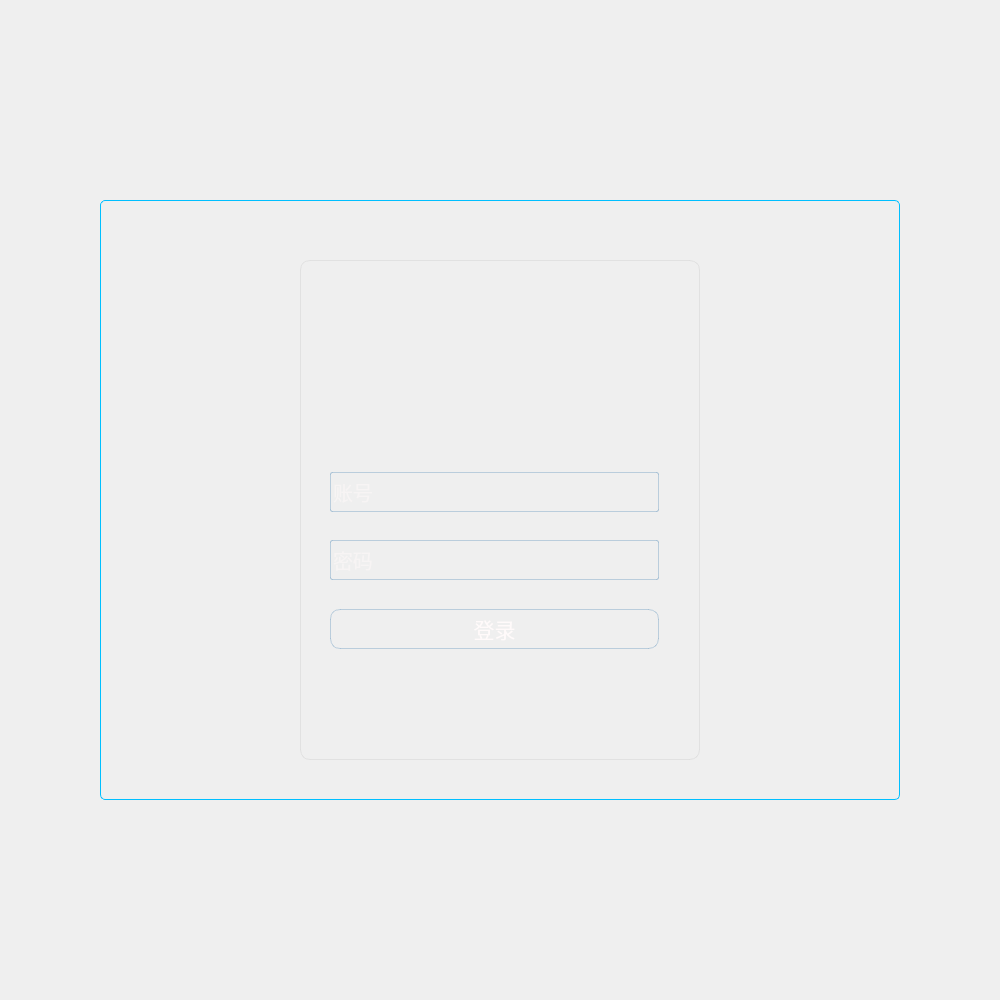
<?xml version="1.0" encoding="UTF-8"?>
<ui version="4.0">
 <class>Widget</class>
 <widget class="QWidget" name="Widget">
  <property name="geometry">
   <rect>
    <x>0</x>
    <y>0</y>
    <width>1000</width>
    <height>1000</height>
   </rect>
  </property>
  <property name="windowTitle">
   <string>Widget</string>
  </property>
  <widget class="QFrame" name="frame">
   <property name="geometry">
    <rect>
     <x>100</x>
     <y>200</y>
     <width>800</width>
     <height>600</height>
    </rect>
   </property>
   <property name="minimumSize">
    <size>
     <width>800</width>
     <height>600</height>
    </size>
   </property>
   <property name="maximumSize">
    <size>
     <width>780</width>
     <height>600</height>
    </size>
   </property>
   <property name="styleSheet">
    <string notr="true">QFrame#frame{
/*frame是整个widget里面的容器，用于放置控件 整体拖动*/
/*背景图片*/
background-image: url(:/new/prefix1/loginBackgrounf.png);
/*边缘圆角半径设置*/
border: 1px solid rgba(0,191,255, 255);
border-radius:5px; 
}</string>
   </property>
   <property name="frameShape">
    <enum>QFrame::StyledPanel</enum>
   </property>
   <property name="frameShadow">
    <enum>QFrame::Raised</enum>
   </property>
   <widget class="QWidget" name="horizontalLayoutWidget">
    <property name="geometry">
     <rect>
      <x>730</x>
      <y>0</y>
      <width>71</width>
      <height>31</height>
     </rect>
    </property>
    <layout class="QHBoxLayout" name="horizontalLayout">
     <item>
      <widget class="QLabel" name="mim">
       <property name="minimumSize">
        <size>
         <width>28</width>
         <height>28</height>
        </size>
       </property>
       <property name="maximumSize">
        <size>
         <width>28</width>
         <height>28</height>
        </size>
       </property>
       <property name="cursor">
        <cursorShape>PointingHandCursor</cursorShape>
       </property>
       <property name="text">
        <string/>
       </property>
       <property name="pixmap">
        <pixmap resource="Resource.qrc">:/new/prefix1/mim.png</pixmap>
       </property>
      </widget>
     </item>
     <item>
      <widget class="QLabel" name="close">
       <property name="minimumSize">
        <size>
         <width>28</width>
         <height>28</height>
        </size>
       </property>
       <property name="maximumSize">
        <size>
         <width>28</width>
         <height>28</height>
        </size>
       </property>
       <property name="cursor">
        <cursorShape>PointingHandCursor</cursorShape>
       </property>
       <property name="text">
        <string/>
       </property>
       <property name="pixmap">
        <pixmap resource="Resource.qrc">:/new/prefix1/close.png</pixmap>
       </property>
      </widget>
     </item>
    </layout>
   </widget>
   <widget class="QStackedWidget" name="stackedWidget">
    <property name="geometry">
     <rect>
      <x>10</x>
      <y>40</y>
      <width>780</width>
      <height>550</height>
     </rect>
    </property>
    <property name="minimumSize">
     <size>
      <width>780</width>
      <height>550</height>
     </size>
    </property>
    <property name="maximumSize">
     <size>
      <width>780</width>
      <height>550</height>
     </size>
    </property>
    <property name="currentIndex">
     <number>0</number>
    </property>
    <widget class="QWidget" name="page">
     <widget class="QWidget" name="gridLayoutWidget">
      <property name="geometry">
       <rect>
        <x>180</x>
        <y>10</y>
        <width>421</width>
        <height>521</height>
       </rect>
      </property>
      <layout class="QGridLayout" name="gridLayout">
       <item row="0" column="0">
        <widget class="QWidget" name="widget" native="true">
         <property name="minimumSize">
          <size>
           <width>400</width>
           <height>500</height>
          </size>
         </property>
         <property name="maximumSize">
          <size>
           <width>400</width>
           <height>500</height>
          </size>
         </property>
         <property name="styleSheet">
          <string notr="true">/*放置gif 的widget窗口*/
QWidget#widget{
background-image: url(:/new/prefix1/introduction.png);/*设置背景图片*/
border-radius:10px;/*设置圆角半径*/
border-style:outset;/*设置边框*/
border: 1px solid rgba(220,220,220, 200);
}</string>
         </property>
         <widget class="QWidget" name="gridLayoutWidget_2">
          <property name="geometry">
           <rect>
            <x>120</x>
            <y>30</y>
            <width>151</width>
            <height>141</height>
           </rect>
          </property>
          <layout class="QGridLayout" name="gridLayout_2">
           <item row="0" column="0">
            <widget class="QLabel" name="userImage">
             <property name="minimumSize">
              <size>
               <width>100</width>
               <height>100</height>
              </size>
             </property>
             <property name="maximumSize">
              <size>
               <width>100</width>
               <height>100</height>
              </size>
             </property>
             <property name="text">
              <string/>
             </property>
             <property name="pixmap">
              <pixmap resource="Resource.qrc">:/new/prefix1/user.png</pixmap>
             </property>
            </widget>
           </item>
          </layout>
         </widget>
         <widget class="QWidget" name="verticalLayoutWidget">
          <property name="geometry">
           <rect>
            <x>30</x>
            <y>190</y>
            <width>331</width>
            <height>221</height>
           </rect>
          </property>
          <layout class="QVBoxLayout" name="verticalLayout">
           <item>
            <spacer name="verticalSpacer">
             <property name="orientation">
              <enum>Qt::Vertical</enum>
             </property>
             <property name="sizeHint" stdset="0">
              <size>
               <width>20</width>
               <height>40</height>
              </size>
             </property>
            </spacer>
           </item>
           <item>
            <widget class="QLineEdit" name="accountLineEdit">
             <property name="minimumSize">
              <size>
               <width>329</width>
               <height>40</height>
              </size>
             </property>
             <property name="maximumSize">
              <size>
               <width>329</width>
               <height>40</height>
              </size>
             </property>
             <property name="font">
              <font>
               <family>Arial</family>
               <pointsize>15</pointsize>
              </font>
             </property>
             <property name="styleSheet">
              <string notr="true"> /*文本输入框 账号输入*/
QLineEdit{
/*非悬浮时颜色设置*/
color:#FFFAFA;
border-style:outset;/*设置边框*/
background-color: rgba(255,255,255,0);
border-radius:2px;/*边框圆角半径设置*/
border: 1px solid rgba(70,130,180, 80)

}
QLineEdit::hover
{
/*悬浮时颜色设置*/
background-color:rgba(135,206,250, 255);
}</string>
             </property>
             <property name="maxLength">
              <number>25</number>
             </property>
             <property name="placeholderText">
              <string>账号</string>
             </property>
             <property name="clearButtonEnabled">
              <bool>true</bool>
             </property>
            </widget>
           </item>
           <item>
            <spacer name="verticalSpacer_3">
             <property name="orientation">
              <enum>Qt::Vertical</enum>
             </property>
             <property name="sizeHint" stdset="0">
              <size>
               <width>20</width>
               <height>40</height>
              </size>
             </property>
            </spacer>
           </item>
           <item>
            <widget class="QLineEdit" name="passwordLineEdit">
             <property name="minimumSize">
              <size>
               <width>329</width>
               <height>40</height>
              </size>
             </property>
             <property name="maximumSize">
              <size>
               <width>329</width>
               <height>40</height>
              </size>
             </property>
             <property name="font">
              <font>
               <family>Arial</family>
               <pointsize>15</pointsize>
              </font>
             </property>
             <property name="styleSheet">
              <string notr="true"> /*文本输入框 账号输入*/
QLineEdit{
/*非悬浮时颜色设置*/
color:#FFFAFA;
border-style:outset;/*设置边框*/
background-color: rgba(255,255,255,0);
border-radius:2px;/*边框圆角半径设置*/
border: 1px solid rgba(70,130,180, 80)

}
QLineEdit::hover
{
/*悬浮时颜色设置*/
background-color:rgba(135,206,250, 255);
}</string>
             </property>
             <property name="maxLength">
              <number>25</number>
             </property>
             <property name="echoMode">
              <enum>QLineEdit::Password</enum>
             </property>
             <property name="placeholderText">
              <string>密码</string>
             </property>
             <property name="clearButtonEnabled">
              <bool>true</bool>
             </property>
            </widget>
           </item>
           <item>
            <spacer name="verticalSpacer_4">
             <property name="orientation">
              <enum>Qt::Vertical</enum>
             </property>
             <property name="sizeHint" stdset="0">
              <size>
               <width>20</width>
               <height>40</height>
              </size>
             </property>
            </spacer>
           </item>
           <item>
            <widget class="QPushButton" name="logInButton">
             <property name="minimumSize">
              <size>
               <width>329</width>
               <height>40</height>
              </size>
             </property>
             <property name="maximumSize">
              <size>
               <width>329</width>
               <height>40</height>
              </size>
             </property>
             <property name="font">
              <font>
               <family>Arial</family>
               <pointsize>16</pointsize>
              </font>
             </property>
             <property name="cursor">
              <cursorShape>PointingHandCursor</cursorShape>
             </property>
             <property name="styleSheet">
              <string notr="true">/*登录按钮*/
QPushButton{
/*静置时设置*/
color:#FFFAFA;/*字体颜色设置*/
background-color:rgba(70,130,180, 0);/*背景颜色设置*/  
border-style:outset;/*背景颜色设置*/
border-radius:10px;/*边框圆角半径设置*/
border: 1px solid rgba(70,130,180, 80)
}

QPushButton:hover{
/*悬停时设置*/ /*由于与内部代码有冲突 已弃用*/
background-color:rgba(135,206,250, 255);
border-style:outset;/*边框设置*/
}
QPushButton:pressed{
/*按压时设置*/
background-color:rgba(173,216,230, 255);
/*背景颜色设置*/
border-style:inset;/*边框设置*/
}</string>
             </property>
             <property name="text">
              <string>登录</string>
             </property>
            </widget>
           </item>
           <item>
            <spacer name="verticalSpacer_2">
             <property name="orientation">
              <enum>Qt::Vertical</enum>
             </property>
             <property name="sizeHint" stdset="0">
              <size>
               <width>20</width>
               <height>40</height>
              </size>
             </property>
            </spacer>
           </item>
          </layout>
         </widget>
        </widget>
       </item>
      </layout>
     </widget>
    </widget>
    <widget class="QWidget" name="page_2">
     <widget class="QWidget" name="widget_3" native="true">
      <property name="geometry">
       <rect>
        <x>170</x>
        <y>30</y>
        <width>601</width>
        <height>361</height>
       </rect>
      </property>
      <property name="styleSheet">
       <string notr="true">/*放置gif 的widget窗口*/
QWidget#widget_3{
background-image: url(:/new/prefix1/w2.png);/*设置背景图片*/
border-radius:10px;/*设置圆角半径*/
border-style:outset;/*设置边框*/
border: 1px solid rgba(220,220,220, 200);
}</string>
      </property>
      <widget class="QTextEdit" name="display_screen">
       <property name="geometry">
        <rect>
         <x>10</x>
         <y>10</y>
         <width>581</width>
         <height>341</height>
        </rect>
       </property>
       <property name="minimumSize">
        <size>
         <width>0</width>
         <height>0</height>
        </size>
       </property>
       <property name="maximumSize">
        <size>
         <width>16777215</width>
         <height>16777215</height>
        </size>
       </property>
       <property name="font">
        <font>
         <family>楷体</family>
         <pointsize>11</pointsize>
         <italic>false</italic>
        </font>
       </property>
       <property name="cursor" stdset="0">
        <cursorShape>ArrowCursor</cursorShape>
       </property>
       <property name="mouseTracking">
        <bool>false</bool>
       </property>
       <property name="focusPolicy">
        <enum>Qt::NoFocus</enum>
       </property>
       <property name="styleSheet">
        <string notr="true">color:#FFFAFA;/*字体颜色设置*/
background-color: rgba(255,255,255,0);
border-style:inset;/*背景颜色设置*/
border-radius:2px;/*边框圆角半径设置*/
border: 1px solid rgba(70,130,180, 80);</string>
       </property>
       <property name="readOnly">
        <bool>true</bool>
       </property>
      </widget>
     </widget>
     <widget class="QWidget" name="horizontalLayoutWidget_2">
      <property name="geometry">
       <rect>
        <x>20</x>
        <y>400</y>
        <width>751</width>
        <height>101</height>
       </rect>
      </property>
      <layout class="QHBoxLayout" name="horizontalLayout_2">
       <item>
        <widget class="QPushButton" name="send_button">
         <property name="minimumSize">
          <size>
           <width>120</width>
           <height>99</height>
          </size>
         </property>
         <property name="maximumSize">
          <size>
           <width>120</width>
           <height>99</height>
          </size>
         </property>
         <property name="font">
          <font>
           <family>Arial</family>
           <pointsize>16</pointsize>
          </font>
         </property>
         <property name="cursor">
          <cursorShape>PointingHandCursor</cursorShape>
         </property>
         <property name="styleSheet">
          <string notr="true">/*登录按钮*/
QPushButton{
/*静置时设置*/
color:#FFFAFA;/*字体颜色设置*/
background-color:rgba(70,130,180, 0);/*背景颜色设置*/  
border-style:outset;/*背景颜色设置*/
border-radius:10px;/*边框圆角半径设置*/
border: 1px solid rgba(70,130,180, 80)
}

QPushButton:hover{
/*悬停时设置*/ /*由于与内部代码有冲突 已弃用*/
background-color:rgba(135,206,250, 255);
border-style:outset;/*边框设置*/
}
QPushButton:pressed{
/*按压时设置*/
background-color:rgba(173,216,230, 255);
/*背景颜色设置*/
border-style:inset;/*边框设置*/
}</string>
         </property>
         <property name="text">
          <string>发送通知</string>
         </property>
        </widget>
       </item>
       <item>
        <spacer name="horizontalSpacer">
         <property name="orientation">
          <enum>Qt::Horizontal</enum>
         </property>
         <property name="sizeHint" stdset="0">
          <size>
           <width>40</width>
           <height>20</height>
          </size>
         </property>
        </spacer>
       </item>
       <item>
        <widget class="QTextEdit" name="message_textEdit">
         <property name="minimumSize">
          <size>
           <width>600</width>
           <height>99</height>
          </size>
         </property>
         <property name="maximumSize">
          <size>
           <width>600</width>
           <height>99</height>
          </size>
         </property>
         <property name="font">
          <font>
           <family>楷体</family>
           <pointsize>11</pointsize>
           <italic>false</italic>
          </font>
         </property>
         <property name="styleSheet">
          <string notr="true">color:#FFFAFA;/*字体颜色设置*/
background-color: rgba(255,255,255,0);
border-style:inset;/*背景颜色设置*/
border-radius:2px;/*边框圆角半径设置*/
border: 1px solid rgba(70,130,180, 80);</string>
         </property>
        </widget>
       </item>
      </layout>
     </widget>
     <widget class="QWidget" name="widget_2" native="true">
      <property name="geometry">
       <rect>
        <x>9</x>
        <y>30</y>
        <width>141</width>
        <height>360</height>
       </rect>
      </property>
      <property name="minimumSize">
       <size>
        <width>130</width>
        <height>360</height>
       </size>
      </property>
      <property name="styleSheet">
       <string notr="true">/*放置gif 的widget窗口*/
QWidget#widget_2{
background-image: url(:/new/prefix1/w1.png);/*设置背景图片*/
border-radius:10px;/*设置圆角半径*/
border-style:outset;/*设置边框*/
border: 1px solid rgba(220,220,220, 200);
}</string>
      </property>
      <widget class="QWidget" name="verticalLayoutWidget_2">
       <property name="geometry">
        <rect>
         <x>10</x>
         <y>0</y>
         <width>122</width>
         <height>361</height>
        </rect>
       </property>
       <layout class="QVBoxLayout" name="verticalLayout_2">
        <item>
         <spacer name="verticalSpacer_8">
          <property name="orientation">
           <enum>Qt::Vertical</enum>
          </property>
          <property name="sizeHint" stdset="0">
           <size>
            <width>20</width>
            <height>20</height>
           </size>
          </property>
         </spacer>
        </item>
        <item>
         <spacer name="verticalSpacer_11">
          <property name="orientation">
           <enum>Qt::Vertical</enum>
          </property>
          <property name="sizeHint" stdset="0">
           <size>
            <width>20</width>
            <height>3</height>
           </size>
          </property>
         </spacer>
        </item>
        <item>
         <widget class="QPushButton" name="startButton">
          <property name="minimumSize">
           <size>
            <width>120</width>
            <height>45</height>
           </size>
          </property>
          <property name="maximumSize">
           <size>
            <width>120</width>
            <height>45</height>
           </size>
          </property>
          <property name="font">
           <font>
            <family>Arial</family>
            <pointsize>16</pointsize>
           </font>
          </property>
          <property name="cursor">
           <cursorShape>PointingHandCursor</cursorShape>
          </property>
          <property name="styleSheet">
           <string notr="true">/*登录按钮*/
QPushButton{
/*静置时设置*/
color:#FFFAFA;/*字体颜色设置*/
background-color:rgba(70,130,180, 0);/*背景颜色设置*/  
border-style:outset;/*背景颜色设置*/
border-radius:10px;/*边框圆角半径设置*/
border: 1px solid rgba(70,130,180, 80)
}

QPushButton:hover{
/*悬停时设置*/ /*由于与内部代码有冲突 已弃用*/
background-color:rgba(135,206,250, 255);
border-style:outset;/*边框设置*/
}
QPushButton:pressed{
/*按压时设置*/
background-color:rgba(173,216,230, 255);
/*背景颜色设置*/
border-style:inset;/*边框设置*/
}</string>
          </property>
          <property name="text">
           <string>开启服务</string>
          </property>
         </widget>
        </item>
        <item>
         <spacer name="verticalSpacer_5">
          <property name="orientation">
           <enum>Qt::Vertical</enum>
          </property>
          <property name="sizeHint" stdset="0">
           <size>
            <width>20</width>
            <height>40</height>
           </size>
          </property>
         </spacer>
        </item>
        <item>
         <widget class="QPushButton" name="close_button">
          <property name="minimumSize">
           <size>
            <width>120</width>
            <height>45</height>
           </size>
          </property>
          <property name="maximumSize">
           <size>
            <width>120</width>
            <height>45</height>
           </size>
          </property>
          <property name="font">
           <font>
            <family>Arial</family>
            <pointsize>16</pointsize>
           </font>
          </property>
          <property name="cursor">
           <cursorShape>PointingHandCursor</cursorShape>
          </property>
          <property name="styleSheet">
           <string notr="true">/*登录按钮*/
QPushButton{
/*静置时设置*/
color:#FFFAFA;/*字体颜色设置*/
background-color:rgba(70,130,180, 0);/*背景颜色设置*/  
border-style:outset;/*背景颜色设置*/
border-radius:10px;/*边框圆角半径设置*/
border: 1px solid rgba(70,130,180, 80)
}

QPushButton:hover{
/*悬停时设置*/ /*由于与内部代码有冲突 已弃用*/
background-color:rgba(135,206,250, 255);
border-style:outset;/*边框设置*/
}
QPushButton:pressed{
/*按压时设置*/
background-color:rgba(173,216,230, 255);
/*背景颜色设置*/
border-style:inset;/*边框设置*/
}</string>
          </property>
          <property name="text">
           <string>关闭服务</string>
          </property>
         </widget>
        </item>
        <item>
         <spacer name="verticalSpacer_6">
          <property name="orientation">
           <enum>Qt::Vertical</enum>
          </property>
          <property name="sizeHint" stdset="0">
           <size>
            <width>20</width>
            <height>40</height>
           </size>
          </property>
         </spacer>
        </item>
        <item>
         <widget class="QPushButton" name="clear_button">
          <property name="minimumSize">
           <size>
            <width>120</width>
            <height>45</height>
           </size>
          </property>
          <property name="maximumSize">
           <size>
            <width>120</width>
            <height>45</height>
           </size>
          </property>
          <property name="font">
           <font>
            <family>Arial</family>
            <pointsize>16</pointsize>
           </font>
          </property>
          <property name="cursor">
           <cursorShape>PointingHandCursor</cursorShape>
          </property>
          <property name="styleSheet">
           <string notr="true">/*登录按钮*/
QPushButton{
/*静置时设置*/
color:#FFFAFA;/*字体颜色设置*/
background-color:rgba(70,130,180, 0);/*背景颜色设置*/  
border-style:outset;/*背景颜色设置*/
border-radius:10px;/*边框圆角半径设置*/
border: 1px solid rgba(70,130,180, 80)
}

QPushButton:hover{
/*悬停时设置*/ /*由于与内部代码有冲突 已弃用*/
background-color:rgba(135,206,250, 255);
border-style:outset;/*边框设置*/
}
QPushButton:pressed{
/*按压时设置*/
background-color:rgba(173,216,230, 255);
/*背景颜色设置*/
border-style:inset;/*边框设置*/
}</string>
          </property>
          <property name="text">
           <string>清空屏幕</string>
          </property>
         </widget>
        </item>
        <item>
         <spacer name="verticalSpacer_10">
          <property name="orientation">
           <enum>Qt::Vertical</enum>
          </property>
          <property name="sizeHint" stdset="0">
           <size>
            <width>20</width>
            <height>40</height>
           </size>
          </property>
         </spacer>
        </item>
        <item>
         <widget class="QPushButton" name="userView">
          <property name="minimumSize">
           <size>
            <width>120</width>
            <height>45</height>
           </size>
          </property>
          <property name="maximumSize">
           <size>
            <width>120</width>
            <height>45</height>
           </size>
          </property>
          <property name="font">
           <font>
            <family>Arial</family>
            <pointsize>16</pointsize>
           </font>
          </property>
          <property name="cursor">
           <cursorShape>PointingHandCursor</cursorShape>
          </property>
          <property name="styleSheet">
           <string notr="true">/*登录按钮*/
QPushButton{
/*静置时设置*/
color:#FFFAFA;/*字体颜色设置*/
background-color:rgba(70,130,180, 0);/*背景颜色设置*/  
border-style:outset;/*背景颜色设置*/
border-radius:10px;/*边框圆角半径设置*/
border: 1px solid rgba(70,130,180, 80)
}

QPushButton:hover{
/*悬停时设置*/ /*由于与内部代码有冲突 已弃用*/
background-color:rgba(135,206,250, 255);
border-style:outset;/*边框设置*/
}
QPushButton:pressed{
/*按压时设置*/
background-color:rgba(173,216,230, 255);
/*背景颜色设置*/
border-style:inset;/*边框设置*/
}</string>
          </property>
          <property name="text">
           <string>查看用户</string>
          </property>
         </widget>
        </item>
        <item>
         <spacer name="verticalSpacer_7">
          <property name="orientation">
           <enum>Qt::Vertical</enum>
          </property>
          <property name="sizeHint" stdset="0">
           <size>
            <width>20</width>
            <height>40</height>
           </size>
          </property>
         </spacer>
        </item>
        <item>
         <widget class="QPushButton" name="pushButton">
          <property name="minimumSize">
           <size>
            <width>120</width>
            <height>45</height>
           </size>
          </property>
          <property name="maximumSize">
           <size>
            <width>120</width>
            <height>45</height>
           </size>
          </property>
          <property name="font">
           <font>
            <family>Arial</family>
            <pointsize>16</pointsize>
           </font>
          </property>
          <property name="cursor">
           <cursorShape>PointingHandCursor</cursorShape>
          </property>
          <property name="styleSheet">
           <string notr="true">/*登录按钮*/
QPushButton{
/*静置时设置*/
color:#FFFAFA;/*字体颜色设置*/
background-color:rgba(70,130,180, 0);/*背景颜色设置*/  
border-style:outset;/*背景颜色设置*/
border-radius:10px;/*边框圆角半径设置*/
border: 1px solid rgba(70,130,180, 80)
}

QPushButton:hover{
/*悬停时设置*/ /*由于与内部代码有冲突 已弃用*/
background-color:rgba(135,206,250, 255);
border-style:outset;/*边框设置*/
}
QPushButton:pressed{
/*按压时设置*/
background-color:rgba(173,216,230, 255);
/*背景颜色设置*/
border-style:inset;/*边框设置*/
}</string>
          </property>
          <property name="text">
           <string>重置状态</string>
          </property>
         </widget>
        </item>
        <item>
         <spacer name="verticalSpacer_12">
          <property name="orientation">
           <enum>Qt::Vertical</enum>
          </property>
          <property name="sizeHint" stdset="0">
           <size>
            <width>20</width>
            <height>3</height>
           </size>
          </property>
         </spacer>
        </item>
        <item>
         <spacer name="verticalSpacer_9">
          <property name="orientation">
           <enum>Qt::Vertical</enum>
          </property>
          <property name="sizeHint" stdset="0">
           <size>
            <width>20</width>
            <height>20</height>
           </size>
          </property>
         </spacer>
        </item>
       </layout>
      </widget>
     </widget>
     <widget class="QLabel" name="tip_Label">
      <property name="geometry">
       <rect>
        <x>630</x>
        <y>510</y>
        <width>148</width>
        <height>29</height>
       </rect>
      </property>
      <property name="font">
       <font>
        <family>微软雅黑</family>
        <pointsize>12</pointsize>
        <italic>true</italic>
       </font>
      </property>
      <property name="styleSheet">
       <string notr="true">/*qlable 自定义点击按钮 找回密码*/
color:#FFE4E1;/*设置字体颜色 以备不时之需*/</string>
      </property>
      <property name="text">
       <string>服务器状态：关闭</string>
      </property>
     </widget>
    </widget>
    <widget class="QWidget" name="page_3">
     <widget class="QTableView" name="tableView">
      <property name="geometry">
       <rect>
        <x>20</x>
        <y>49</y>
        <width>750</width>
        <height>411</height>
       </rect>
      </property>
      <property name="minimumSize">
       <size>
        <width>750</width>
        <height>0</height>
       </size>
      </property>
      <property name="maximumSize">
       <size>
        <width>750</width>
        <height>450</height>
       </size>
      </property>
      <property name="font">
       <font>
        <family>Californian FB</family>
        <pointsize>11</pointsize>
       </font>
      </property>
      <property name="styleSheet">
       <string notr="true">QTableView {
 background-color:rgba(152,198,230, 255);
 border-style:inset;/*背景颜色设置*/
 border-radius:2px;/*边框圆角半径设置*/ 
 border: 1px solid rgba(70,130,180, 80);
 gridline-color: #DCDCDC;
}
QHeaderView::section {
    background-color: rgba(135,206,250, 255);
    color: #FFE4E1;
    padding: 4px;
}
QTableView::item:selected {
    background-color: rgba(135,206,250, 255);
}
QTableView::item:hover {
    background-color: rgba(173,216,230, 255);
}


/* 基于天蓝色背景的滚轮样式 */

/* 垂直滚轮 */
QTableView QScrollBar:vertical {
    border: none;
    background: rgba(173, 216, 230, 0.5); /* 半透明的天蓝色，使其与背景协调但又有所区别 */
    width: 12px;
    margin: 10px 0 10px 0;
}

/* 水平滚轮 */
QTableView QScrollBar:horizontal {
    border: none;
    background: rgba(173, 216, 230, 0.5);
    height: 12px;
    margin: 0 10px 0 10px;
}

/* 滚轮手柄 */
QTableView QScrollBar::handle:vertical {
    background: rgba(100, 149, 237, 0.7); /* 深蓝色，与背景形成对比 */
    min-height: 20px;
}

QTableView QScrollBar::handle:horizontal {
    background: rgba(100, 149, 237, 0.7);
    min-width: 20px;
}

/* 滚轮的上下按钮 */
QTableView QScrollBar::add-line:vertical, QTableView QScrollBar::sub-line:vertical {
    border: none;
    background: none;
    height: 0;
}

QTableView QScrollBar::add-line:horizontal, QTableView QScrollBar::sub-line:horizontal {
    border: none;
    background: none;
    width: 0;
}

/* 滚轮的箭头（这里我们隐藏它们，因为它们可能会使滚动感觉不太顺畅） */
QTableView QScrollBar::up-arrow:vertical, QTableView QScrollBar::down-arrow:vertical, QTableView QScrollBar::left-arrow:horizontal, QTableView QScrollBar::right-arrow:horizontal {
    width: 0;
    height: 0;
    background: none;
}



</string>
      </property>
      <property name="gridStyle">
       <enum>Qt::CustomDashLine</enum>
      </property>
      <property name="sortingEnabled">
       <bool>true</bool>
      </property>
      <property name="cornerButtonEnabled">
       <bool>true</bool>
      </property>
     </widget>
     <widget class="QPushButton" name="returnBack">
      <property name="geometry">
       <rect>
        <x>20</x>
        <y>490</y>
        <width>120</width>
        <height>45</height>
       </rect>
      </property>
      <property name="minimumSize">
       <size>
        <width>120</width>
        <height>45</height>
       </size>
      </property>
      <property name="maximumSize">
       <size>
        <width>120</width>
        <height>45</height>
       </size>
      </property>
      <property name="font">
       <font>
        <family>Arial</family>
        <pointsize>16</pointsize>
       </font>
      </property>
      <property name="cursor">
       <cursorShape>PointingHandCursor</cursorShape>
      </property>
      <property name="styleSheet">
       <string notr="true">/*登录按钮*/
QPushButton{
/*静置时设置*/
color:#FFFAFA;/*字体颜色设置*/
background-color:rgba(70,130,180, 0);/*背景颜色设置*/  
border-style:outset;/*背景颜色设置*/
border-radius:10px;/*边框圆角半径设置*/
border: 1px solid rgba(70,130,180, 80)
}

QPushButton:hover{
/*悬停时设置*/ /*由于与内部代码有冲突 已弃用*/
background-color:rgba(135,206,250, 255);
border-style:outset;/*边框设置*/
}
QPushButton:pressed{
/*按压时设置*/
background-color:rgba(173,216,230, 255);
/*背景颜色设置*/
border-style:inset;/*边框设置*/
}</string>
      </property>
      <property name="text">
       <string>返回</string>
      </property>
     </widget>
     <widget class="QLineEdit" name="searchLineEdit_2">
      <property name="geometry">
       <rect>
        <x>20</x>
        <y>10</y>
        <width>191</width>
        <height>31</height>
       </rect>
      </property>
      <property name="minimumSize">
       <size>
        <width>0</width>
        <height>0</height>
       </size>
      </property>
      <property name="maximumSize">
       <size>
        <width>16777215</width>
        <height>16777215</height>
       </size>
      </property>
      <property name="font">
       <font>
        <family>微软雅黑</family>
        <pointsize>10</pointsize>
       </font>
      </property>
      <property name="styleSheet">
       <string notr="true"> /*文本输入框 账号输入*/
QLineEdit{
/*非悬浮时颜色设置*/
color:#000000;
background-color: rgba(255,255,255,0);
border-style:outset;/*设置边框*/
border-radius:2px;/*边框圆角半径设置*/
border: 1px solid rgba(70,130,180, 100);
}
QLineEdit::hover
{
/*悬浮时颜色设置*/
background-color:rgba(135,206,250, 255);
}</string>
      </property>
      <property name="maxLength">
       <number>25</number>
      </property>
      <property name="placeholderText">
       <string>键入用户名搜索</string>
      </property>
      <property name="clearButtonEnabled">
       <bool>true</bool>
      </property>
     </widget>
     <widget class="QLabel" name="search">
      <property name="geometry">
       <rect>
        <x>220</x>
        <y>10</y>
        <width>28</width>
        <height>28</height>
       </rect>
      </property>
      <property name="minimumSize">
       <size>
        <width>28</width>
        <height>28</height>
       </size>
      </property>
      <property name="maximumSize">
       <size>
        <width>28</width>
        <height>28</height>
       </size>
      </property>
      <property name="cursor">
       <cursorShape>PointingHandCursor</cursorShape>
      </property>
      <property name="text">
       <string/>
      </property>
      <property name="pixmap">
       <pixmap resource="Resource.qrc">:/new/prefix1/search.png</pixmap>
      </property>
     </widget>
     <widget class="QPushButton" name="returnToSum">
      <property name="geometry">
       <rect>
        <x>680</x>
        <y>10</y>
        <width>81</width>
        <height>31</height>
       </rect>
      </property>
      <property name="minimumSize">
       <size>
        <width>0</width>
        <height>0</height>
       </size>
      </property>
      <property name="maximumSize">
       <size>
        <width>16777215</width>
        <height>16777215</height>
       </size>
      </property>
      <property name="font">
       <font>
        <family>微软雅黑</family>
        <pointsize>12</pointsize>
       </font>
      </property>
      <property name="cursor">
       <cursorShape>PointingHandCursor</cursorShape>
      </property>
      <property name="styleSheet">
       <string notr="true">/*登录按钮*/
QPushButton{
/*静置时设置*/
color:#FFFAFA;/*字体颜色设置*/
background-color:rgba(70,130,180, 0);/*背景颜色设置*/  
border-style:outset;/*背景颜色设置*/
border-radius:10px;/*边框圆角半径设置*/
border: 1px solid rgba(70,130,180, 80)
}

QPushButton:hover{
/*悬停时设置*/ /*由于与内部代码有冲突 已弃用*/
background-color:rgba(135,206,250, 255);
border-style:outset;/*边框设置*/
}
QPushButton:pressed{
/*按压时设置*/
background-color:rgba(173,216,230, 255);
/*背景颜色设置*/
border-style:inset;/*边框设置*/
}</string>
      </property>
      <property name="text">
       <string>回到总览</string>
      </property>
     </widget>
    </widget>
   </widget>
  </widget>
 </widget>
 <resources>
  <include location="Resource.qrc"/>
 </resources>
 <connections/>
</ui>
